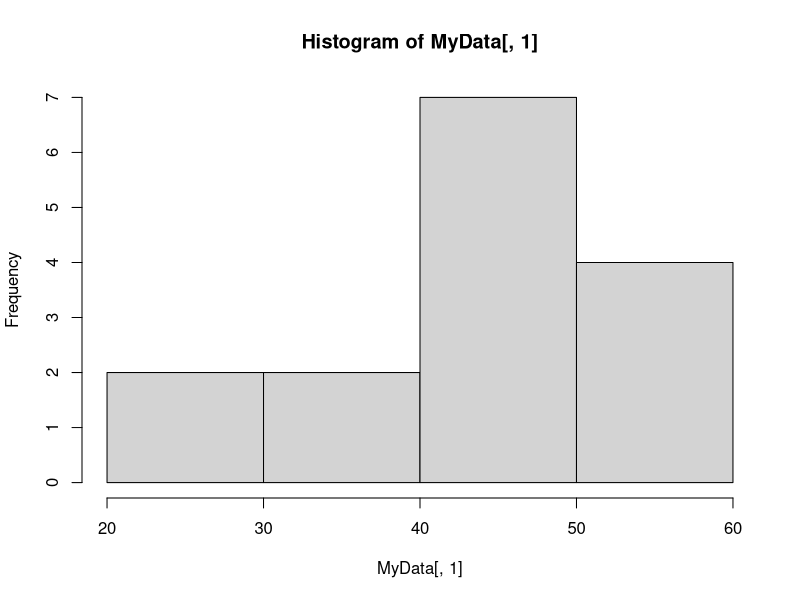
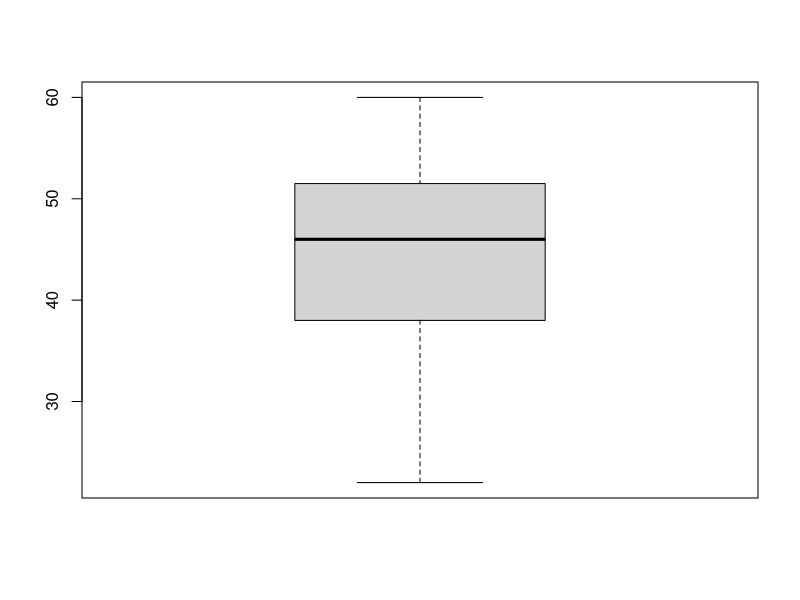

Recreate these plots in R, in order.
## ---- chunk 1
knitr::opts_chunk$set(fig.align = "center")
## ---- chunk 2
# You can type directly your mathematical calculations in R Markdown as follows:
## ---- chunk 3
# Or you can add your hand-written calculations as an image in R Markdown as follows:
## ---- chunk 4
MyData <- read.csv(file= "ex11-21.csv", header = TRUE)
hist(MyData[,1],breaks=5,freq=TRUE)
## ---- chunk 5
xBar = mean(MyData[,1])
xBar
M <- median(MyData[,1])
M
xSD <- sd(MyData[,1])
xSD
## ---- chunk 6
summary(MyData[,1])
boxplot(MyData[,1])
